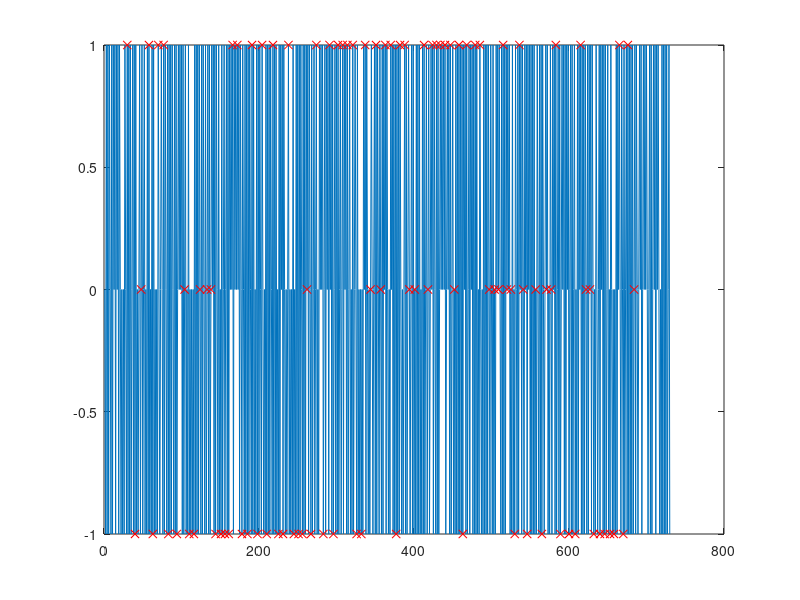

This chart was generated by the following MATLAB code: (Note: this script raises an error after producing the figure.)
clc
clear all

len=730;
signbalance=.5;
onevtwo=1/3;
y=zeros(len,1);
y(1)=0;

harshness=5; %Trade-off is structure vs balance. In theory, dynamic harshness dependent on k is the best trade-off and shortest methods section

%% vals "key":
%x
%y
%early pulse mag and +/- direction
%late pulse mag and +/- direction
%pseudorandom white noise magnitude
%shape (-1=none,0=triangle,1=square, 2=circle, 3=inf desired)
%cursor shown (0/1 false/true)
%acquisitions needed

cost=inf;

while cost>3
    for k=2:len
        if y(k-1)==0
            if rand<signbalance
                y(k)=-1;
                signbalance=signbalance-harshness*1/len;
            else
                y(k)=1;
                signbalance=signbalance+harshness*1/len;
            end
        else
            if rand<onevtwo
                y(k)=0;
                onevtwo=onevtwo-harshness*2/len;
            else
                y(k)=-y(k-1);
                onevtwo=onevtwo+harshness*1/len;
            end
        end
    end
    diffs=y(2:end)-y(1:end-1);
    signbalance_=sum(diffs<0)-sum(diffs>0)
    onevtwo_=sum(abs(diffs)==1)-sum(abs(diffs)==2)
    cost=abs(onevtwo_)+abs(signbalance_);
end

diffs=y(2:end)-y(1:end-1);
x=[y [0;sign(diffs)] [0;abs(diffs)]];

N=5;
DIR=[-1 1];
DIST=[1 2];
ntypes=5;

%Make a deck
c=0;
for k=1:N
    for kk=1:length(DIR)
        for kkk=1:length(DIST)
            for kkkk=1:ntypes
                c=c+1;
                catme(c).dat=[DIR(kk); DIST(kkk); kkkk];
            end
        end
    end
end
deck=[catme.dat];
deck=deck(:,randperm(size(deck,2)));

c=0;
d=1;
k=inf;
sd2=size(deck,2);
dist=zeros(sd2,1);
while c<len
    c=c+1;
    k=k+1;
    if (k<5)||(c<30)||(d>sd2)
        out(c).dat=[y(c); .5; 0; 0; 0; -1; 1; 1];
        continue
    end

    %if it's k>=7, reshuffle the deck and try again
    if (sum(x(c,2:3)'==deck(1:2,d))~=2)&&(k>5)
        deck(:,d:end)=deck(:,d-1+randperm(sd2-d+1));
    end
    
    if sum(x(c,2:3)'==deck(1:2,d))~=2 % Can't match
        out(c).dat=[y(c); .5; 0; 0; 0; -1; 1; 1];
        continue
    end

    %[c,k]
    dist(d)=c;
    k=0;
    switch deck(3,d)
        case 1
            out(c).dat=[y(c); .5; 1; 0; 0; -1; 1; 1];
        case 2
            out(c).dat=[y(c); .5; -1; 0; 0; -1; 1; 1];
        case 3
            out(c).dat=[y(c); .5; 0; 1; 0; -1; 1; 1];
        case 4
            out(c).dat=[y(c); .5; 0; -1; 0; -1; 1; 1];
        case 5
            out(c).dat=[y(c); .5; 0; 0; 1; -1; 1; 1];
    end
    d=d+1;
end

figure(1)
clf
plot(1:len,y,dist,y(dist),'rx')
length(out)
size([out.dat])

[h]=hist(dist(2:end)-dist(1:end-1),5:11);
[(5:11)' h']

% out(c).dat=[0; 0; 0; 0; 0; 0; 1; 1]; %Extra copy of the first shape to allow target acquisition
% for s=0:3 %5 warmups on each, cursor shown
%         c=c+1;
%         out(c).dat=[0; 0; 0; 0; 0; s; 1; 5];
% end
% 
% for s=0:3 %5 more warmups on each, cursor shown
%         c=c+1;
%         out(c).dat=[0; 0; 0; 0; 0; s; 1; 5]; 
% end
% 
% SnMag=zeros(2,4*5*4);
% k=0;
% for s=0:3
%     for n=linspace(0,1,5)
%         for ITER=1:4
%             k=k+1;
%             SnMag(:,k)=[n;s];
%         end
%     end
% end
% SnMag=SnMag(:,randperm(k));
% 
% for k=1:4*5*4
%     c=c+1;
%     out(c).dat=[0; 0; 0; 0; SnMag(:,k); 1; 5];
% end

o=[out.dat]';
o(1:730,1)=o(1:730,1)*.15-.025;
o(:,3:4)=o(:,3:4)*15;
o(1:730,5)=o(1:730,5)*1.5;
o=[(1:length(out))' o];
fid=fopen('../Data/input.dat','w');
fprintf(fid,'%5.0f\t%6.4f\t%6.4f\t%6.4f\t%6.4f\t%6.4f\t%1.0f\t%1.0f\t%1.0f\n',o');
fclose(fid);

diff=[o(2:end,2)-o(1:end-1,2)];
dist=abs(diff);
udist=unique(dist);
dir=sign(diff);
udir=unique(dir);
diff=[0; diff];
dist=[0; dist];
dir=[0; dir];
type=o(:,4)*pi+o(:,5)*exp(1)+o(:,6);
types=unique(type);
types=types(types~=0);
counts=zeros(5,4);

for T=1:length(types)
    for k=1:2
        for kk=1:2
            counts(T,k+2*(kk-1))=length(find((type==types(T))&(dir==udir(k))&(dist==udist(kk))));
        end
    end
end
counts
sum(sum(counts))
